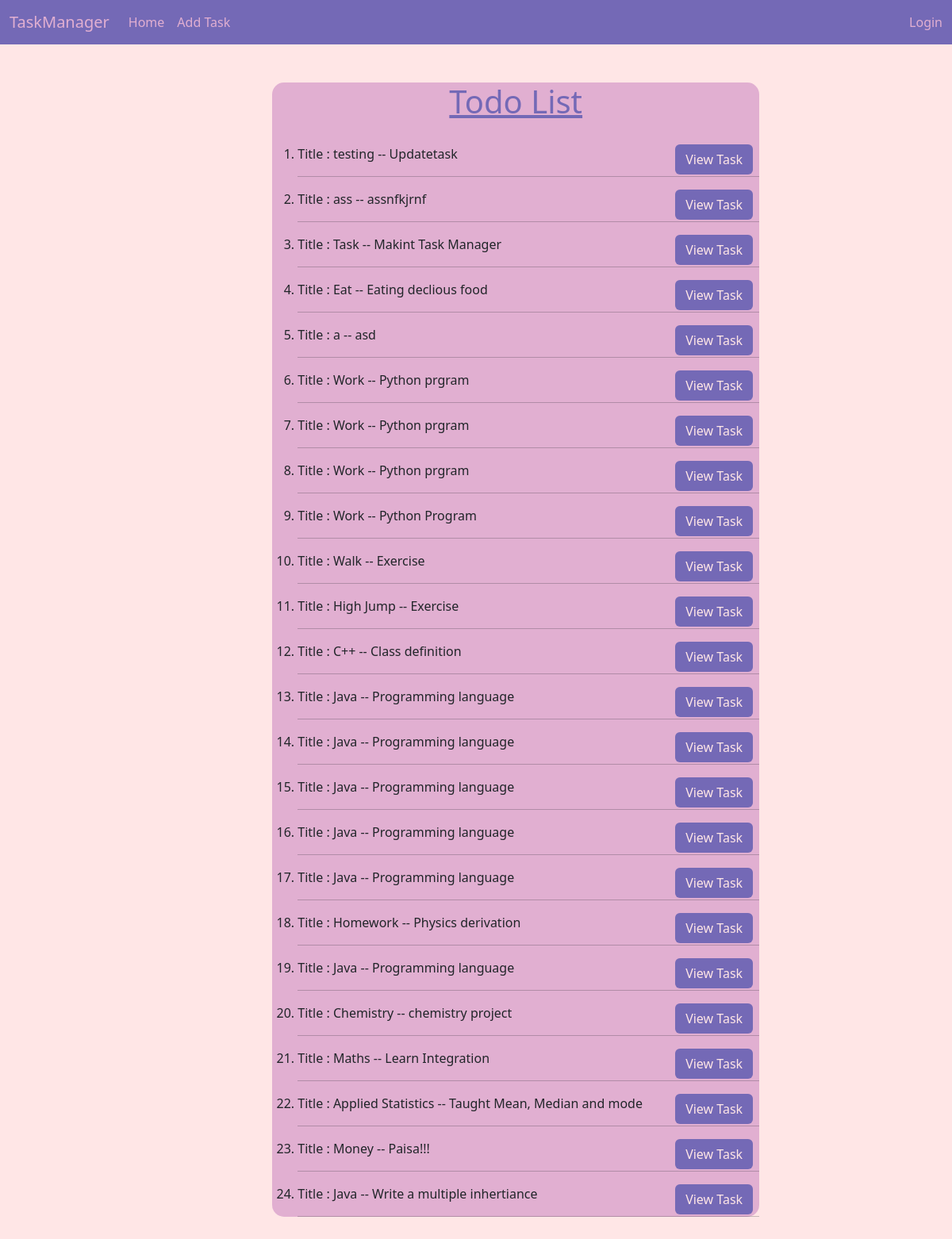
Before: / with the older database file.
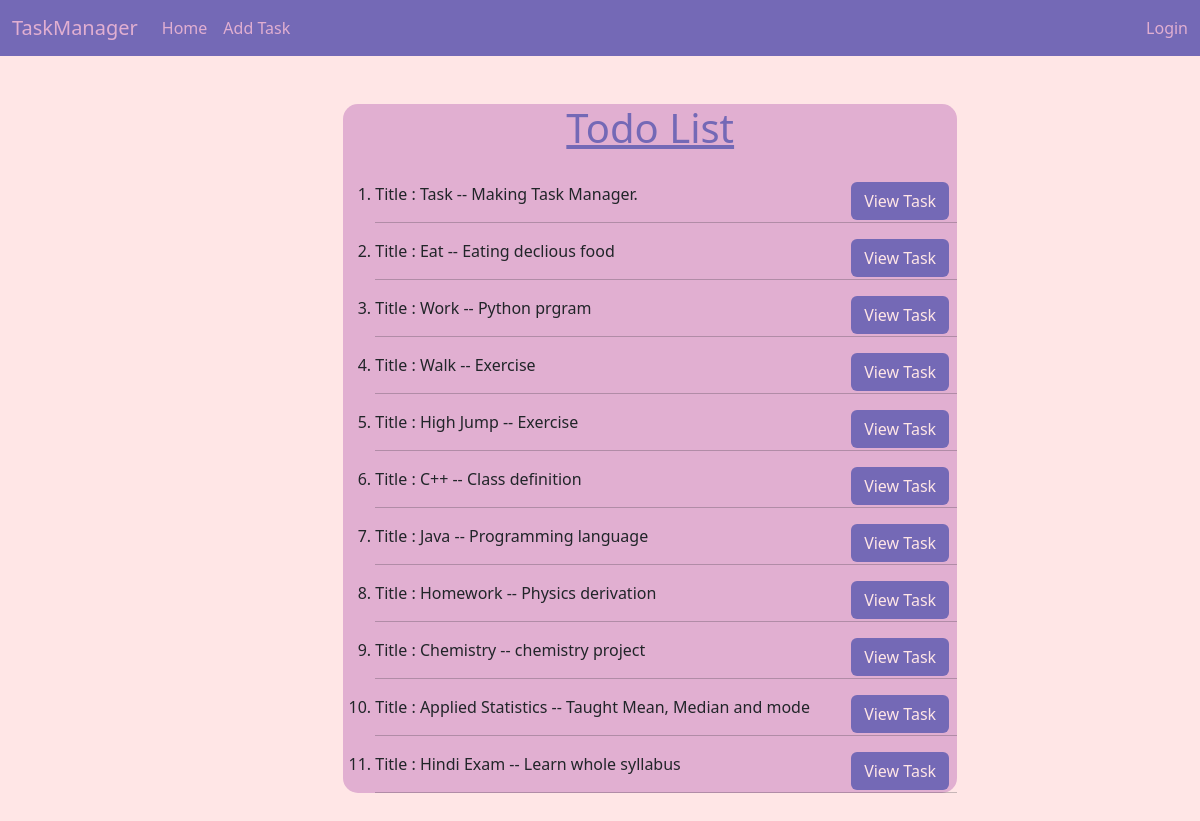
After: the same page with the newer database file.
### db/__init__.py (models this page shows, shortened)
class Task(Base):
    __tablename__="tasks"
    id=Column(Integer,primary_key=True)
    title=Column(String(100),nullable=False,index=True)
    description=Column(Text(),nullable=False)
    created_at = Column(DateTime, default=datetime.utcnow, nullable=False)
    user_id=Column(Integer(),ForeignKey("users.id"))

### app.py (the view)
@app.route('/')
def index():
    tasks=tsk.query.all()
    return render_template('task.html',tasks=tasks)

### app.py (called while the page is built)
@app.teardown_appcontext
def shutdown_session(exception=None):
    db_session.remove()

### templates/task.html (shortened to what this page needs)
{% extends 'index.html' %}
{% block content %}
<div class="task-content">
    <h1>Todo List</h1>
    <div class="list">
        <ol class="todoList">
            {% for task in tasks %}
            <li> Title : {{task.title}} --
                {{task.description}}
                <span>
                    <a href="/single_task/{{task.id}}" class="btn task-btn">View Task</a>
                </span>
                <hr>
                {% endfor %}
        </ol>
    </div>
</div>
{% endblock %}

### templates/index.html (shortened to what this page needs)
<!DOCTYPE html>
<html lang="en">
<head>
    <link href="https://cdn.jsdelivr.net/npm/bootstrap@5.3.3/dist/css/bootstrap.min.css" rel="stylesheet">
    <link rel="stylesheet" href="{{url_for('static',filename='index.css')}}">
</head>
<body>
    <nav class="navbar navbar-expand-lg  task-head">
        <div class="container-fluid  task-brand">
            <a class="navbar-brand" href="#" style="color: #E1AFD1;">TaskManager</a>
            <div class="collapse navbar-collapse">
                <ul class="navbar-nav me-auto mb-2 mb-lg-0">
                  <li class="nav-item">
                    <a class="nav-link" href="/">Home</a>
                  </li>
                  <li class="nav-item">
                    <a class="nav-link" href="/add_task">Add Task</a>
                  </li>
                </ul>
                <form class="d-flex">
                    <a class="nav-link" href="#">Login</a>
                  </form>
            </div>
        </div>
    </nav>
    <div class="container my-5 ">
    {% block content %}
    {% endblock %}
    </div>
</body>
</html>

### static/index.css (style rules this page uses)
* { margin: 0; padding: 0; }
body { background-color: #FFE6E6; }
.task-head { background-color: #7469B6; }
body .nav-link { color: #E1AFD1; }
body .task-brand { color: #E1AFD1; }
body .task-content { background-color:#E1AFD1; width: 55%; height: auto; border-radius: 15px; margin-left: 27%; }
body .task-content h1 { text-decoration: underline; color: #7469B6; text-align: center; }
body .list { margin-top: 30px; }
body .todoList { margin-top: 10px; }
body .task-btn { background-color: #7469B6; color: #FFE6E6; float:right; margin-right: 8px; }

Changed rows visible on the page:
removed Task: title "testing", description "Updatetask"
removed Task: title "ass", description "assnfkjrnf"
removed Task: title "a", description "asd"
removed Task: title "Work", description "Python prgram"
removed Task: title "Work", description "Python prgram"
removed Task: title "Work", description "Python Program"
removed Task: title "Java", description "Programming language"
removed Task: title "Java", description "Programming language"
removed Task: title "Java", description "Programming language"
removed Task: title "Java", description "Programming language"
removed Task: title "Java", description "Programming language"
removed Task: title "Maths", description "Learn Integration"
removed Task: title "Money", description "Paisa!!!"
removed Task: title "Java", description "Write a multiple inhertiance"
changed Task "Task": description "Makint Task Manager" → "Making Task Manager."
added Task: title "Hindi Exam", description "Learn whole syllabus"
